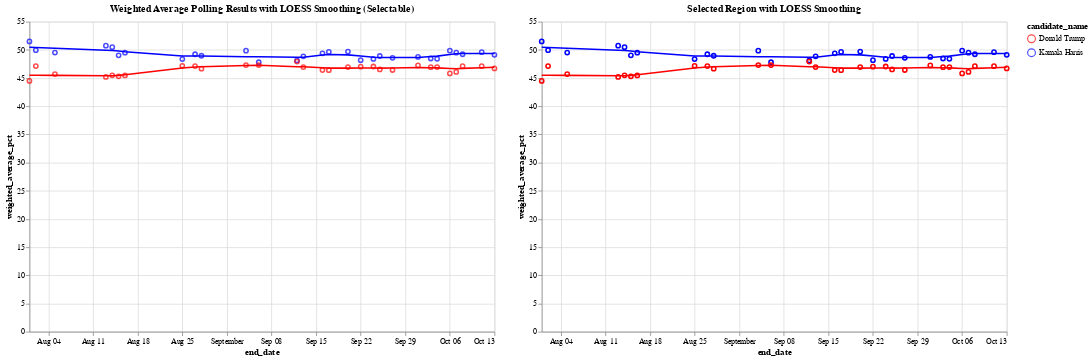

Here is the notebook cell this chart was saved with:
### Code cell
# Define the color scale for the two candidates
color_scale = alt.Scale(domain=['Donald Trump', 'Kamala Harris'], range=['red', 'blue'])

# Step 1: Create a selection brush for the horizontal axis (end_date)
brush = alt.selection_interval(encodings=['x'])  # Brush selection on the x-axis

# Step 2: Create the base chart with points and LOESS smoothing (Chart 1)
base = alt.Chart(df_weighted_averages).mark_point().encode(
    x='end_date:T',
    y='weighted_average_pct:Q',
    color=alt.Color('candidate_name:N', scale=color_scale)
)

loess = base.transform_loess(
    'end_date', 'weighted_average_pct', groupby=['candidate_name'], bandwidth=0.3
).mark_line()

chart1 = (base + loess).add_params(
    brush  # Add the brush selection to Chart 1
).properties(
    title='Weighted Average Polling Results with LOESS Smoothing (Selectable)',
    width=600,
    height=400
)

# Step 3: Create the side-by-side chart that will show the selected region with tooltip

# Apply the same selection filter to both points and LOESS in chart2
selected_points = base.encode(
    opacity=alt.condition(brush, alt.value(1), alt.value(0)),  # Highlight only selected points
    tooltip=['end_date:T', 'candidate_name:N', 'weighted_average_pct:Q']  # Add tooltip for points
).transform_filter(
    brush  # Filter by brush selection
)

# Apply LOESS smoothing for the selected range
selected_loess = alt.Chart(df_weighted_averages).transform_loess(
    'end_date', 'weighted_average_pct', groupby=['candidate_name'], bandwidth=0.3
).mark_line().encode(
    x='end_date:T',
    y='weighted_average_pct:Q',
    color=alt.Color('candidate_name:N', scale=color_scale),
    tooltip=['end_date:T', 'candidate_name:N', 'weighted_average_pct:Q']
).transform_filter(
    brush  # Filter the LOESS line by the brush selection
)

# Combine selected points and LOESS for the second chart
chart2 = (selected_points + selected_loess).properties(
    title='Selected Region with LOESS Smoothing',
    width=600,
    height=400
)

# Combine the two charts side by side
final_chart = alt.hconcat(chart1, chart2)

# Display the final chart
final_chart.show()

### Figure 1 — Vega-Lite specification as saved in the notebook (floating-point values rounded to 4 significant figures)
{"config": {"view": {"continuousWidth": 300, "continuousHeight": 300}}, "hconcat": [{"layer": [{"mark": {"type": "point"}, "encoding": {"color": {"field": "candidate_name", "scale": {"domain": ["Donald Trump", "Kamala Harris"], "range": ["red", "blue"]}, "type": "nominal"}, "x": {"field": "end_date", "type": "temporal"}, "y": {"field": "weighted_average_pct", "type": "quantitative"}}, "name": "view_2"}, {"mark": {"type": "line"}, "encoding": {"color": {"field": "candidate_name", "scale": {"domain": ["Donald Trump", "Kamala Harris"], "range": ["red", "blue"]}, "type": "nominal"}, "x": {"field": "end_date", "type": "temporal"}, "y": {"field": "weighted_average_pct", "type": "quantitative"}}, "transform": [{"loess": "weighted_average_pct", "on": "end_date", "bandwidth": 0.3, "groupby": ["candidate_name"]}]}], "height": 400, "title": "Weighted Average Polling Results with LOESS Smoothing (Selectable)", "width": 600}, {"layer": [{"mark": {"type": "point"}, "encoding": {"color": {"field": "candidate_name", "scale": {"domain": ["Donald Trump", "Kamala Harris"], "range": ["red", "blue"]}, "type": "nominal"}, "opacity": {"condition": {"param": "param_2", "value": 1}, "value": 0}, "tooltip": [{"field": "end_date", "type": "temporal"}, {"field": "candidate_name", "type": "nominal"}, {"field": "weighted_average_pct", "type": "quantitative"}], "x": {"field": "end_date", "type": "temporal"}, "y": {"field": "weighted_average_pct", "type": "quantitative"}}, "transform": [{"filter": {"param": "param_2"}}]}, {"mark": {"type": "line"}, "encoding": {"color": {"field": "candidate_name", "scale": {"domain": ["Donald Trump", "Kamala Harris"], "range": ["red", "blue"]}, "type": "nominal"}, "tooltip": [{"field": "end_date", "type": "temporal"}, {"field": "candidate_name", "type": "nominal"}, {"field": "weighted_average_pct", "type": "quantitative"}], "x": {"field": "end_date", "type": "temporal"}, "y": {"field": "weighted_average_pct", "type": "quantitative"}}, "transform": [{"loess": "weighted_average_pct", "on": "end_date", "bandwidth": 0.3, "groupby": ["candidate_name"]}, {"filter": {"param": "param_2"}}]}], "height": 400, "title": "Selected Region with LOESS Smoothing", "width": 600}], "data": {"name": "data-9dcb63bf0bf4e167db8972b79f8af34a"}, "params": [{"name": "param_2", "select": {"type": "interval", "encodings": ["x"]}, "views": ["view_2"]}], "$schema": "https://vega.github.io/schema/vega-lite/v5.20.1.json", "datasets": {"data-9dcb63bf0bf4e167db8972b79f8af34a": [{"end_date": "2024-10-13T00:00:00", "candidate_id": 16661, "candidate_name": "Kamala Harris", "weighted_average_pct": 49.12}, {"end_date": "2024-10-13T00:00:00", "candidate_id": 16651, "candidate_name": "Donald Trump", "weighted_average_pct": 46.72}, {"end_date": "2024-10-11T00:00:00", "candidate_id": 16661, "candidate_name": "Kamala Harris", "weighted_average_pct": 49.59}, {"end_date": "2024-10-11T00:00:00", "candidate_id": 16651, "candidate_name": "Donald Trump", "weighted_average_pct": 47.11}, {"end_date": "2024-10-08T00:00:00", "candidate_id": 16661, "candidate_name": "Kamala Harris", "weighted_average_pct": 49.22}, {"end_date": "2024-10-08T00:00:00", "candidate_id": 16651, "candidate_name": "Donald Trump", "weighted_average_pct": 47.1}, {"end_date": "2024-10-07T00:00:00", "candidate_id": 16661, "candidate_name": "Kamala Harris", "weighted_average_pct": 49.51}, {"end_date": "2024-10-07T00:00:00", "candidate_id": 16651, "candidate_name": "Donald Trump", "weighted_average_pct": 46.1}, {"end_date": "2024-10-06T00:00:00", "candidate_id": 16661, "candidate_name": "Kamala Harris", "weighted_average_pct": 49.85}, {"end_date": "2024-10-06T00:00:00", "candidate_id": 16651, "candidate_name": "Donald Trump", "weighted_average_pct": 45.83}, {"end_date": "2024-10-04T00:00:00", "candidate_id": 16661, "candidate_name": "Kamala Harris", "weighted_average_pct": 48.42}, {"end_date": "2024-10-04T00:00:00", "candidate_id": 16651, "candidate_name": "Donald Trump", "weighted_average_pct": 46.95}, {"end_date": "2024-10-03T00:00:00", "candidate_id": 16661, "candidate_name": "Kamala Harris", "weighted_average_pct": 48.47}, {"end_date": "2024-10-03T00:00:00", "candidate_id": 16651, "candidate_name": "Donald Trump", "weighted_average_pct": 46.93}, {"end_date": "2024-10-01T00:00:00", "candidate_id": 16661, "candidate_name": "Kamala Harris", "weighted_average_pct": 48.75}, {"end_date": "2024-10-01T00:00:00", "candidate_id": 16651, "candidate_name": "Donald Trump", "weighted_average_pct": 47.24}, {"end_date": "2024-09-27T00:00:00", "candidate_id": 16661, "candidate_name": "Kamala Harris", "weighted_average_pct": 48.59}, {"end_date": "2024-09-27T00:00:00", "candidate_id": 16651, "candidate_name": "Donald Trump", "weighted_average_pct": 46.43}, {"end_date": "2024-09-25T00:00:00", "candidate_id": 16661, "candidate_name": "Kamala Harris", "weighted_average_pct": 48.91}, {"end_date": "2024-09-25T00:00:00", "candidate_id": 16651, "candidate_name": "Donald Trump", "weighted_average_pct": 46.53}, {"end_date": "2024-09-24T00:00:00", "candidate_id": 16661, "candidate_name": "Kamala Harris", "weighted_average_pct": 48.4}, {"end_date": "2024-09-24T00:00:00", "candidate_id": 16651, "candidate_name": "Donald Trump", "weighted_average_pct": 47.05}, {"end_date": "2024-09-22T00:00:00", "candidate_id": 16661, "candidate_name": "Kamala Harris", "weighted_average_pct": 48.18}, {"end_date": "2024-09-22T00:00:00", "candidate_id": 16651, "candidate_name": "Donald Trump", "weighted_average_pct": 47.02}, {"end_date": "2024-09-20T00:00:00", "candidate_id": 16661, "candidate_name": "Kamala Harris", "weighted_average_pct": 49.7}, {"end_date": "2024-09-20T00:00:00", "candidate_id": 16651, "candidate_name": "Donald Trump", "weighted_average_pct": 46.96}, {"end_date": "2024-09-17T00:00:00", "candidate_id": 16661, "candidate_name": "Kamala Harris", "weighted_average_pct": 49.64}, {"end_date": "2024-09-17T00:00:00", "candidate_id": 16651, "candidate_name": "Donald Trump", "weighted_average_pct": 46.4}, {"end_date": "2024-09-16T00:00:00", "candidate_id": 16661, "candidate_name": "Kamala Harris", "weighted_average_pct": 49.39}, {"end_date": "2024-09-16T00:00:00", "candidate_id": 16651, "candidate_name": "Donald Trump", "weighted_average_pct": 46.42}, {"end_date": "2024-09-13T00:00:00", "candidate_id": 16661, "candidate_name": "Kamala Harris", "weighted_average_pct": 48.85}, {"end_date": "2024-09-13T00:00:00", "candidate_id": 16651, "candidate_name": "Donald Trump", "weighted_average_pct": 46.94}, {"end_date": "2024-09-12T00:00:00", "candidate_id": 16661, "candidate_name": "Kamala Harris", "weighted_average_pct": 48.13}, {"end_date": "2024-09-12T00:00:00", "candidate_id": 16651, "candidate_name": "Donald Trump", "weighted_average_pct": 47.93}, {"end_date": "2024-09-06T00:00:00", "candidate_id": 16661, "candidate_name": "Kamala Harris", "weighted_average_pct": 47.81}, {"end_date": "2024-09-06T00:00:00", "candidate_id": 16651, "candidate_name": "Donald Trump", "weighted_average_pct": 47.31}, {"end_date": "2024-09-04T00:00:00", "candidate_id": 16661, "candidate_name": "Kamala Harris", "weighted_average_pct": 49.86}, {"end_date": "2024-09-04T00:00:00", "candidate_id": 16651, "candidate_name": "Donald Trump", "weighted_average_pct": 47.3}, {"end_date": "2024-08-28T00:00:00", "candidate_id": 16661, "candidate_name": "Kamala Harris", "weighted_average_pct": 48.96}, {"end_date": "2024-08-28T00:00:00", "candidate_id": 16651, "candidate_name": "Donald Trump", "weighted_average_pct": 46.66}, {"end_date": "2024-08-27T00:00:00", "candidate_id": 16661, "candidate_name": "Kamala Harris", "weighted_average_pct": 49.22}, {"end_date": "2024-08-27T00:00:00", "candidate_id": 16651, "candidate_name": "Donald Trump", "weighted_average_pct": 47.13}, {"end_date": "2024-08-25T00:00:00", "candidate_id": 16661, "candidate_name": "Kamala Harris", "weighted_average_pct": 48.37}, {"end_date": "2024-08-25T00:00:00", "candidate_id": 16651, "candidate_name": "Donald Trump", "weighted_average_pct": 47.17}, {"end_date": "2024-08-16T00:00:00", "candidate_id": 16661, "candidate_name": "Kamala Harris", "weighted_average_pct": 49.5}, {"end_date": "2024-08-16T00:00:00", "candidate_id": 16651, "candidate_name": "Donald Trump", "weighted_average_pct": 45.47}, {"end_date": "2024-08-15T00:00:00", "candidate_id": 16661, "candidate_name": "Kamala Harris", "weighted_average_pct": 49.04}, {"end_date": "2024-08-15T00:00:00", "candidate_id": 16651, "candidate_name": "Donald Trump", "weighted_average_pct": 45.31}, {"end_date": "2024-08-14T00:00:00", "candidate_id": 16661, "candidate_name": "Kamala Harris", "weighted_average_pct": 50.48}, {"end_date": "2024-08-14T00:00:00", "candidate_id": 16651, "candidate_name": "Donald Trump", "weighted_average_pct": 45.48}, {"end_date": "2024-08-13T00:00:00", "candidate_id": 16661, "candidate_name": "Kamala Harris", "weighted_average_pct": 50.75}, {"end_date": "2024-08-13T00:00:00", "candidate_id": 16651, "candidate_name": "Donald Trump", "weighted_average_pct": 45.2}, {"end_date": "2024-08-05T00:00:00", "candidate_id": 16661, "candidate_name": "Kamala Harris", "weighted_average_pct": 49.52}, {"end_date": "2024-08-05T00:00:00", "candidate_id": 16651, "candidate_name": "Donald Trump", "weighted_average_pct": 45.7}, {"end_date": "2024-08-02T00:00:00", "candidate_id": 16661, "candidate_name": "Kamala Harris", "weighted_average_pct": 49.95}, {"end_date": "2024-08-02T00:00:00", "candidate_id": 16651, "candidate_name": "Donald Trump", "weighted_average_pct": 47.13}, {"end_date": "2024-08-01T00:00:00", "candidate_id": 16661, "candidate_name": "Kamala Harris", "weighted_average_pct": 51.5}, {"end_date": "2024-08-01T00:00:00", "candidate_id": 16651, "candidate_name": "Donald Trump", "weighted_average_pct": 44.5}]}}
